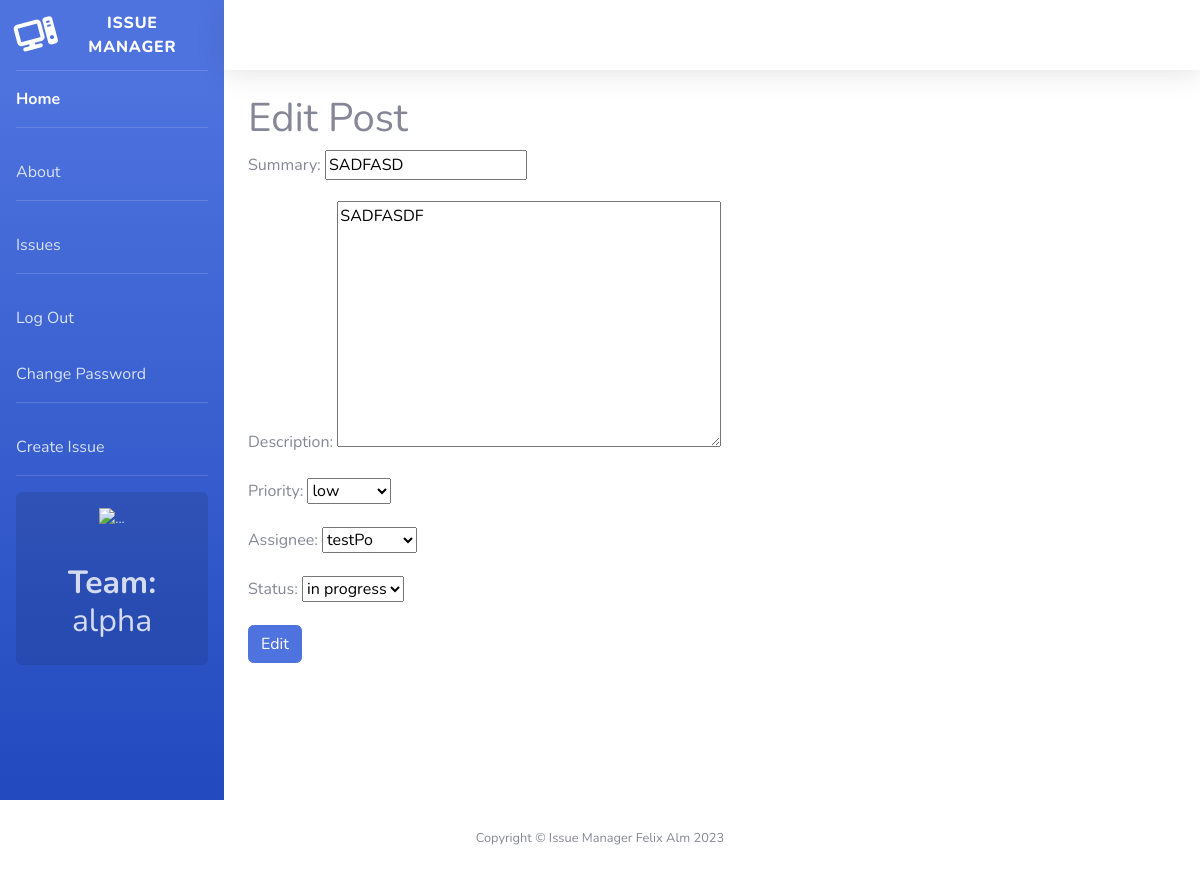
The app's page /issues/5/edit/ (signed in) with its own data.
### accounts/models.py (models this page shows)
class Team(models.Model):
    name= models.CharField(max_length=128)
    description = models.CharField(max_length=256)
    def __str__(self):
        return self.name

### issues/models.py (models this page shows, shortened)
class Issue(models.Model):
    summary =models.CharField(max_length=264)
    description=models.TextField()
    status=models.ForeignKey(
        Status, on_delete=models.CASCADE,
        blank=True, null=True
        )
    priority=models.ForeignKey(
        Priority, on_delete=models.CASCADE,
        blank=True, null=True
        )
    assignee=models.ForeignKey(get_user_model(), on_delete=models.CASCADE)
    reporter=models.ForeignKey(get_user_model(), on_delete=models.CASCADE, related_name="reporter")
    created_on = models.DateTimeField(auto_now_add=True)

### issues/views.py (the view, shortened to what this page needs)
# urls.py: path("<int:pk>/edit/", views.IssueUpdateView.as_view(), name= "edit"),
class IssueUpdateView(LoginRequiredMixin, UserPassesTestMixin,UpdateView):
    template_name ="issues/edit.html"
    model = Issue
    fields = ["summary", "description", "priority", "assignee", "status"]
    def test_func(self):
        team = self.get_object().reporter.team
        return self.request.user.team==team
    def get_context_data(self, **kwargs):
        context = super().get_context_data(**kwargs)
        user_team = None
        if self.request.user.is_authenticated:
            user_team = self.request.user.team
        user_role = None
        if self.request.user.is_authenticated:
            user_role = self.request.user.role
        context['user_team'] = user_team
        context['user_role'] = user_role
        return context

### issues/models.py (called while the page is built)
    def __str__(self):
        return self.name

    def __str__(self):
        return self.name

### templates/issues/edit.html (shortened to what this page needs)
{% extends 'base.html' %}
{% block content %}
<h1>Edit Post</h1>
<form method="POST">
    {{ form.as_p }}
    <input type="submit" class="btn btn-primary" value="Edit">
</form>
{% endblock content %}

### templates/base.html (shortened to what this page needs)
<!DOCTYPE html>
<html lang="en">
{% load static %}
<head>
    <link href="{% static 'vendor/fontawesome-free/css/all.min.css' %}" rel="stylesheet" type="text/css">
    <link href="{% static 'css/sb-admin-2.min.css' %} " rel="stylesheet">
    <link rel="stylesheet" href="https://cdnjs.cloudflare.com/ajax/libs/font-awesome/6.4.0/css/all.min.css">
    <link  href="{% static 'css/base.css' %}" rel="stylesheet">
</head>
<body id="page-top">
    <div id="wrapper">
        <ul class="navbar-nav bg-gradient-primary sidebar sidebar-dark accordion" id="accordionSidebar">
            <a class="sidebar-brand d-flex align-items-center justify-content-center"href="{% url 'home' %}">
                <div class="sidebar-brand-icon rotate-n-15">
                    <i class="fa-solid fa-computer"></i>
                </div>
                <div class="sidebar-brand-text mx-3">Issue Manager</div>
            </a>
            <hr class="sidebar-divider my-0">
            <li class="nav-item active">
                <a class="nav-link" href="{% url 'home' %}">Home</a>
            </li>
            <hr class="sidebar-divider">
            <li class="nav-item">
                <a class="nav-link" href="{% url 'about' %}">About</a>
            </li>
            <hr class="sidebar-divider">
            <li class="nav-item ">
                <a class="nav-link" href="{% url 'list' %}">Issues</a>
            </li>
            <hr class="sidebar-divider">
            {% if user.is_authenticated %}
            <li class="nav-item ">
                <a class="nav-link" href="{% url 'logout' %}">Log Out</a>
            </li>
            <li class="nav-item ">
                <a class="nav-link" href="{% url 'password_change' %}">Change Password</a>
            </li>
            {% if user_role.name == "product owner" %}
            <hr class="sidebar-divider">
            <li class="nav-item ">
                <a class="nav-link" href="{% url 'new' %}">Create Issue</a>
            </li>
            {% endif %}
            {% endif %}
            <hr class="sidebar-divider d-none d-md-block">
            {% if user.is_authenticated and user_team %}
            <div class="sidebar-card d-none d-lg-flex">
                <img class="sidebar-card-illustration mb-2" src="img/undraw_rocket.svg" alt="...">
                <h2 class="text-center mb-2"><strong>Team:</strong> {{ user_team }}</h2>
            </div>
            {% endif %}
        </ul>
            <div id="content" style="width: 100%;">
                <nav class="navbar navbar-expand navbar-light bg-white topbar mb-4 static-top shadow">
                </nav>
                <div class="container-fluid">
                    {% block content %}
                    {% endblock content %}
                    </div>
                </div>
            </div>
            <footer class="sticky-footer bg-white">
                <div class="container my-auto">
                    <div class="copyright text-center my-auto">
                        <span>Copyright &copy; Issue Manager Felix Alm 2023</span>
                    </div>
                </div>
            </footer>
</body>
</html>

### records on screen
Team: name "alpha"
Issue: summary "SADFASD", description "SADFASDF", priority "low", assignee "testPo", status "in progress"
